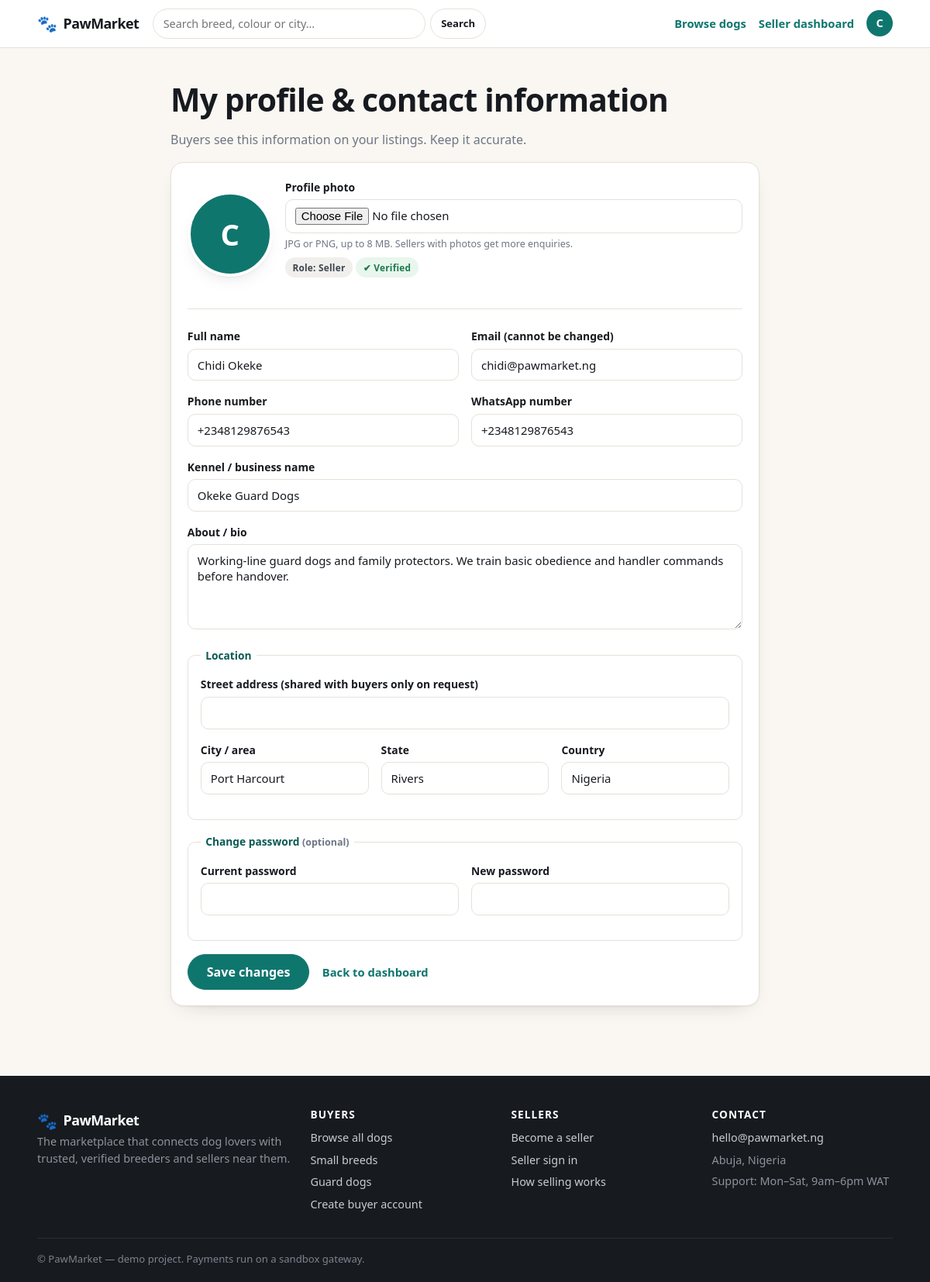
Screenshot of /auth/profile (signed in) with the database file from the repository.
### app/models.py (models this page shows, shortened)
class User(UserMixin, db.Model):
    __tablename__ = "users"
    id = db.Column(db.Integer, primary_key=True)
    full_name = db.Column(db.String(120), nullable=False)
    email = db.Column(db.String(160), unique=True, nullable=False, index=True)
    phone = db.Column(db.String(40))
    whatsapp = db.Column(db.String(40))
    password_hash = db.Column(db.String(255), nullable=False)
    role = db.Column(db.String(20), nullable=False, default="buyer")
    business_name = db.Column(db.String(160))
    bio = db.Column(db.Text)
    country = db.Column(db.String(80), default="Nigeria")
    state = db.Column(db.String(80))
    city = db.Column(db.String(80))
    address = db.Column(db.String(200))
    avatar = db.Column(db.String(200))
    is_verified = db.Column(db.Boolean, default=False)   # admin-controlled badge
    is_active_user = db.Column(db.Boolean, default=True)  # admin can suspend
    created_at = db.Column(db.DateTime, default=datetime.utcnow)
    dogs = db.relationship("Dog", backref="seller", lazy="dynamic",
                           cascade="all, delete-orphan", foreign_keys="Dog.seller_id")
    favorites = db.relationship("Favorite", backref="user", lazy="dynamic",
                                cascade="all, delete-orphan")
    orders = db.relationship("Order", backref="buyer", lazy="dynamic",
                             foreign_keys="Order.buyer_id",
                             cascade="all, delete-orphan")
    @property
    def is_active(self):  # Flask-Login uses this to block suspended accounts
        return self.is_active_user
    @property
    def is_admin(self):
        return self.role == "admin"
    @property
    def is_seller(self):
        return self.role == "seller"
    @property
    def is_buyer(self):
        return self.role == "buyer"

### app/auth.py (the view, shortened to what this page needs)
@auth_bp.route("/profile", methods=["GET", "POST"])
@login_required
def profile():
    return render_template("auth/profile.html")

### app/models.py (called while the page is built)
@login_manager.user_loader
def load_user(user_id):
    return db.session.get(User, int(user_id))

### templates/auth/profile.html (shortened to what this page needs)
{% extends "base.html" %}
{% block content %}
<section>
  <div class="narrow" style="max-width:760px">
    <h1>My profile & contact information</h1>
    <p class="muted">Buyers see this information on your listings. Keep it accurate.</p>
    <form method="post" enctype="multipart/form-data" class="card card-pad mt-2">
      <div class="profile-head">
        <span class="avatar avatar-xl">
          {% if current_user.avatar %}<img src="{{ url_for('static', filename='uploads/' + current_user.avatar) }}" alt="">
          {% else %}{{ current_user.full_name[0]|upper }}{% endif %}
        </span>
        <div class="field" style="flex:1">
          <label for="avatar">Profile photo</label>
          <input id="avatar" type="file" name="avatar" accept="image/*">
          <div class="hint">JPG or PNG, up to 8 MB. Sellers with photos get more enquiries.</div>
          <div class="mt-1">
            <span class="badge badge-grey">Role: {{ current_user.role|capitalize }}</span>
            {% if current_user.is_verified %}<span class="badge badge-ok">✔ Verified</span>{% endif %}
          </div>
        </div>
      </div>
      <hr>
      <div class="form-row">
        <div class="field">
          <label for="full_name">Full name</label>
          <input id="full_name" name="full_name" value="{{ current_user.full_name }}" required>
        </div>
        <div class="field">
          <label>Email (cannot be changed)</label>
          <input value="{{ current_user.email }}" disabled>
        </div>
      </div>
      <div class="form-row">
        <div class="field">
          <label for="phone">Phone number</label>
          <input id="phone" name="phone" value="{{ current_user.phone or '' }}">
        </div>
        <div class="field">
          <label for="whatsapp">WhatsApp number</label>
          <input id="whatsapp" name="whatsapp" value="{{ current_user.whatsapp or '' }}">
        </div>
      </div>
      {% if current_user.is_seller %}
        <div class="field">
          <label for="business_name">Kennel / business name</label>
          <input id="business_name" name="business_name" value="{{ current_user.business_name or '' }}">
        </div>
        <div class="field">
          <label for="bio">About / bio</label>
          <textarea id="bio" name="bio" rows="4">{{ current_user.bio or '' }}</textarea>
        </div>
      {% endif %}
      <fieldset>
        <legend>Location</legend>
        <div class="field">
          <label for="address">Street address (shared with buyers only on request)</label>
          <input id="address" name="address" value="{{ current_user.address or '' }}">
        </div>
        <div class="form-row-3">
          <div class="field">
            <label for="city">City / area</label>
            <input id="city" name="city" value="{{ current_user.city or '' }}">
          </div>
          <div class="field">
            <label for="state">State</label>
            <input id="state" name="state" value="{{ current_user.state or '' }}">
          </div>
          <div class="field">
            <label for="country">Country</label>
            <input id="country" name="country" value="{{ current_user.country or 'Nigeria' }}">
          </div>
        </div>
      </fieldset>
      <fieldset>
        <legend>Change password <span class="hint" style="display:inline">(optional)</span></legend>
        <div class="form-row">
          <div class="field">
            <label for="current_password">Current password</label>
            <input id="current_password" type="password" name="current_password">
          </div>
          <div class="field">
            <label for="new_password">New password</label>
            <input id="new_password" type="password" name="new_password" minlength="6">
          </div>
        </div>
      </fieldset>
      <button class="btn btn-primary btn-lg" type="submit">Save changes</button>
      <a class="btn btn-ghost" href="{{ url_for('main.dashboard_router') }}">Back to dashboard</a>
    </form>
  </div>
</section>
{% endblock %}

### templates/base.html (shortened to what this page needs)
<!DOCTYPE html>
<html lang="en">
<head>
  <link rel="stylesheet" href="{{ url_for('static', filename='css/app.css') }}">
</head>
<body>
<header class="nav">
  <div class="container nav-inner">
    <a class="brand" href="{{ url_for('main.home') }}">
      <span class="brand-mark">🐾</span>
      <span class="brand-text">{{ SITE_NAME }}</span>
    </a>
    <form class="nav-search" action="{{ url_for('main.browse') }}" method="get">
      <input type="search" name="q" placeholder="Search breed, colour or city…"
             value="{{ request.args.get('q','') if request.endpoint == 'main.browse' else '' }}">
      <button class="btn btn-sm" type="submit">Search</button>
    </form>
    <nav class="nav-links">
      <a href="{{ url_for('main.browse') }}">Browse dogs</a>
      {% if current_user.is_authenticated %}
        {% if current_user.is_admin %}
          <a href="{{ url_for('admin.dashboard') }}">Admin</a>
        {% elif current_user.is_seller %}
          <a href="{{ url_for('seller.dashboard') }}">Seller dashboard</a>
        {% else %}
          <a href="{{ url_for('main.buyer_dashboard') }}">My dashboard</a>
        {% endif %}
        <div class="user-menu">
          <span class="avatar avatar-sm">
            {% if current_user.avatar %}
              <img src="{{ url_for('static', filename='uploads/' + current_user.avatar) }}" alt="">
            {% else %}{{ current_user.full_name[0]|upper }}{% endif %}
          </span>
        </div>
      {% else %}
        <a href="{{ url_for('auth.login') }}">Sign in</a>
        <a class="btn btn-sm btn-primary" href="{{ url_for('auth.register', role='seller') }}">Sell a dog</a>
      {% endif %}
    </nav>
  </div>
</header>
<main>
  {% block content %}{% endblock %}
</main>
<footer class="footer">
  <div class="container footer-grid">
    <div>
      <div class="brand brand-light"><span class="brand-mark">🐾</span> {{ SITE_NAME }}</div>
      <p class="muted-light">The marketplace that connects dog lovers with trusted, verified
        breeders and sellers near them.</p>
    </div>
    <div>
      <h4>Buyers</h4>
      <a href="{{ url_for('main.browse') }}">Browse all dogs</a>
      <a href="{{ url_for('main.browse', size='Small') }}">Small breeds</a>
      <a href="{{ url_for('main.browse', size='Giant') }}">Guard dogs</a>
      <a href="{{ url_for('auth.register', role='buyer') }}">Create buyer account</a>
    </div>
    <div>
      <h4>Sellers</h4>
      <a href="{{ url_for('auth.register', role='seller') }}">Become a seller</a>
      <a href="{{ url_for('auth.login') }}">Seller sign in</a>
      <a href="{{ url_for('main.home') }}#how">How selling works</a>
    </div>
    <div>
      <h4>Contact</h4>
      <a href="mailto:{{ CONTACT_EMAIL }}">{{ CONTACT_EMAIL }}</a>
      <span class="muted-light">Abuja, Nigeria</span>
      <span class="muted-light">Support: Mon–Sat, 9am–6pm WAT</span>
    </div>
  </div>
  <div class="container footer-bottom">
    <span>© {{ SITE_NAME }} — demo project. Payments run on a sandbox gateway.</span>
  </div>
</footer>
</body>
</html>

### rows the page displays
User: full_name "C", role "Seller", full_name "Chidi Okeke", email "chidi@pawmarket.ng", phone "+2348129876543", whatsapp "+2348129876543", business_name "Okeke Guard Dogs", bio "Working-line guard dogs and family protectors. We train basic obedience and handler commands before handover.", city "Port Harcourt", state "Rivers", country "Nigeria"

### other values shown
{{ SITE_NAME }} "PawMarket"
{{ CONTACT_EMAIL }} "hello@pawmarket.ng"
